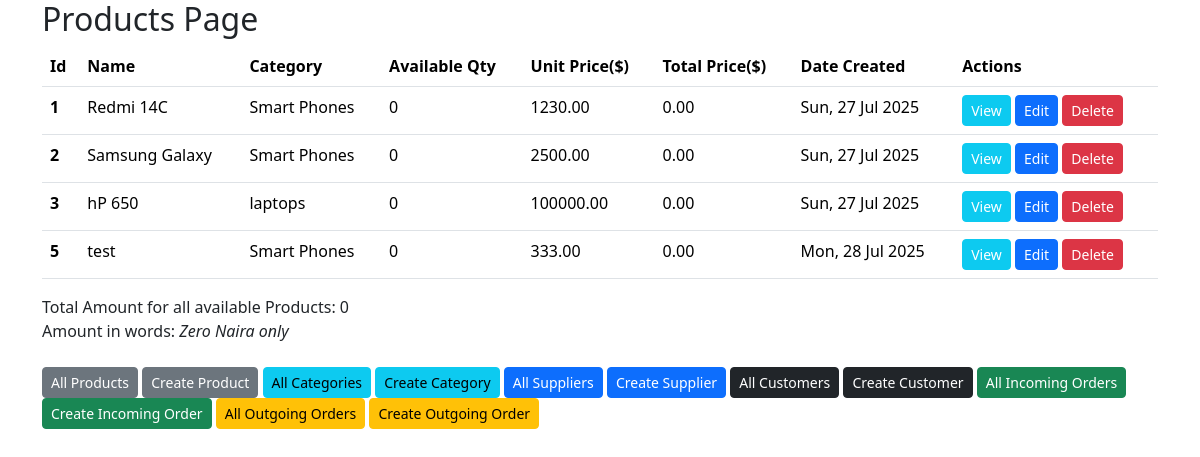
Before: /products/ with the older database file.
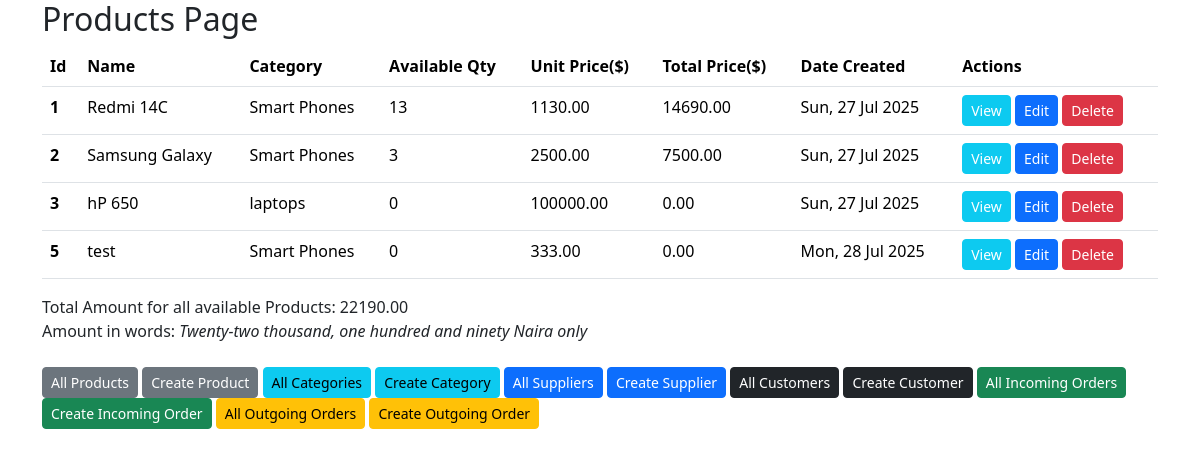
After: the same page with the newer database file.
### products/models.py (models this page shows, shortened)
class Product(models.Model):
    name = models.CharField(max_length = 100)
    category = models.ForeignKey(Category, on_delete=models.CASCADE)
    available_quantity = models.PositiveIntegerField(default=0, editable=False)
    unit_price = models.DecimalField(decimal_places=2, default=0.00, max_digits=10)
    total_price = models.DecimalField(decimal_places=2, max_digits=20,editable=False)
    date_created = models.DateTimeField(auto_now_add=True)
    @property
    def total_amount_of_all_products(self):
        products = Product.objects.all()
        total_amount = sum([product.total_price for product in products if product.total_price > 0 ])
        return total_amount

class Category(models.Model):
    name = models.CharField(max_length=100)
    description = models.CharField(max_length=500, null=True, blank=True)
    def __str__(self):
        return self.name

### products/views.py (the view)
# urls.py: path("", view=ListProducView.as_view(), name="product_list"),
class ListProducView(ListView):
    model = Product
    context_object_name = "products"
    template_name = 'product/product_list.html'
    def get_context_data(self, **kwargs):
        context = super().get_context_data(**kwargs)
        context['total_amount_of_all_products'] = self.model().total_amount_of_all_products
        return context

### products/templatetags/amount_to_words.py (called while the page is built)
@register.filter
def amount_to_words(amount):
    return f"{num2words(amount).capitalize()} Naira only"

### templates/products/product_list.html
{% extends "base.html" %}
{% load amount_to_words %}
{% block content %}
{% if products %}
<marquee behavior="" direction=""><h2>Products Page</h2></marquee>
<div class="product-wrapper overflow-x-auto">
    <table class="table table-hover ">
   <thead>
    <tr>
     <th scope="col">Id</th>
      <th scope="col">Name</th>
      <th scope="col">Category</th>
      <th scope="col" class="text-nowrap">Available Qty</th>
      <th scope="col" class="text-nowrap">Unit Price($)</th>
      <th scope="col" class="text-nowrap">Total Price($)</th>
      <th scope="col" class="text-nowrap">Date Created</th>
      <th scope="col" >Actions</th>
    </tr>
   </thead>
   <tbody>
    {% for product in products %}
    <tr>
      <th scope="row">{{product.id}}</th>
      <td class="text-nowrap">{{product.name}}</td>
      <td class="text-nowrap">{{product.category}}</td>
      <td class="text-nowrap">{{product.available_quantity}}</td>
      <td class="text-nowrap">{{product.unit_price}}</td>
      <td class="text-nowrap">{{product.total_price}}</td>
      <td class="text-nowrap">{{product.date_created|date:"D, d M Y"}}</td>
      <td class="actions text-nowrap">
        <a class="btn btn-sm btn-info text-white" href="{% url 'product_detail' product.id %}">View</a>
        <a class="btn btn-sm btn-primary" href="{% url 'product_update' product.id %}">Edit</a>
        <a class="btn btn-sm btn-danger" href="{% url 'product_delete' product.id %}">Delete</a>
      </td>
    </tr>
    {% endfor %}
    </tbody>
    </table>
</div>
<div class="success">Total Amount for all available Products: {{total_amount_of_all_products}} <br>
Amount in words: <em>{{total_amount_of_all_products|amount_to_words}}</em></div>
{% else %}
<div class="isempty">
    <h2>Its empty!</h2>
    No any Product available
</div>
{% endif %}
{% endblock content %}

Changed rows visible on the page:
changed Product "Redmi 14C": available_quantity "0" → "13"; unit_price "1230.00" → "1130.00"; total_price "0.00" → "14690.00"
changed Product "Samsung Galaxy": available_quantity "0" → "3"; total_price "0.00" → "7500.00"
Other visible differences:
{{ total_amount_of_all_products }}: "0" → "22190.00"
{{ total_amount_of_all_products|amount_to_words }}: "Zero Naira only" → "Twenty-two thousand, one hundred and ninety Naira only"
